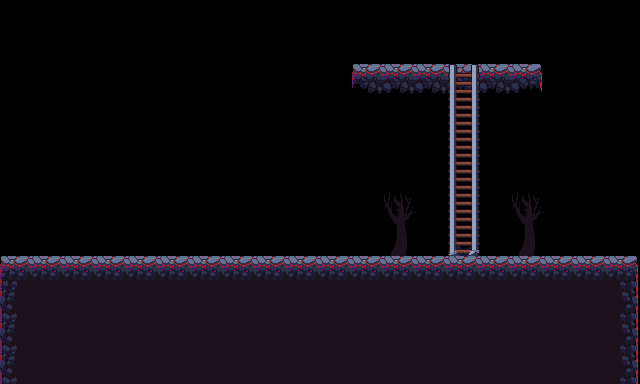

The image is a tile-based game level rendered from a .tmx file. Its description and complete source (layers, tilesets, objects, tile grids) follow:
An orthogonal 20x12 tile map with 32x32 px tiles, 3 tile layers (env, floor, items), 6 tilesets and 6 objects (revivePoint, chest, ladder, finishFlag, hero, ...).

<map version="1.0" tiledversion="1.1.6" orientation="orthogonal" renderorder="right-down" width="20" height="12" tilewidth="32" tileheight="32" infinite="0" nextobjectid="50">
 <tileset firstgid="1" source="food.tsx" />
 <tileset firstgid="9" source="grass.tsx" />
 <tileset firstgid="20" source="ladder.tsx" />
 <tileset firstgid="26" source="rock.tsx" />
 <tileset firstgid="30" source="threes.tsx" />
 <tileset firstgid="34" source="Tileset.tsx" />
 <layer name="env" width="20" height="12">
  <data encoding="csv">
0,0,0,0,0,0,0,0,0,0,0,0,0,0,0,0,0,0,0,0,
0,0,0,0,0,0,0,0,0,0,0,0,0,0,0,0,0,0,0,0,
0,0,0,0,0,0,0,0,0,0,0,0,0,0,0,0,0,0,0,0,
0,0,0,0,0,0,0,0,0,0,0,0,0,0,0,0,0,0,0,0,
0,0,0,0,0,0,0,0,0,0,0,0,0,0,0,0,0,0,0,0,
0,0,0,0,0,0,0,0,0,0,0,0,0,0,0,0,0,0,0,0,
0,0,0,0,0,0,0,0,0,0,0,0,0,0,0,0,0,0,0,0,
0,0,0,0,0,0,0,0,0,0,0,0,31,0,0,0,31,0,0,0,
0,0,0,0,0,0,0,0,0,0,0,0,0,0,0,0,0,0,0,0,
0,44,44,44,44,44,44,44,44,44,44,44,44,44,44,44,44,44,44,0,
0,44,44,44,44,44,44,44,44,44,44,44,44,44,44,44,44,44,44,0,
0,44,44,44,44,44,44,44,44,44,44,44,44,44,44,44,44,44,44,0
</data>
 </layer>
 <layer name="floor" width="20" height="12">
  <data encoding="csv">
0,0,0,0,0,0,0,0,0,0,0,0,0,0,0,0,0,0,0,0,
0,0,0,0,0,0,0,0,0,0,0,0,0,0,0,0,0,0,0,0,
0,0,0,0,0,0,0,0,0,0,0,61,62,62,62,63,0,0,0,0,
0,0,0,0,0,0,0,0,0,0,0,0,0,0,0,0,0,0,0,0,
0,0,0,0,0,0,0,0,0,0,0,0,0,0,0,0,0,0,0,0,
0,0,0,0,0,0,0,0,0,0,0,0,0,0,0,0,0,0,0,0,
0,0,0,0,0,0,0,0,0,0,0,0,0,0,0,0,0,0,0,0,
0,0,0,0,0,0,0,0,0,0,0,0,0,0,0,0,0,0,0,0,
34,35,35,35,35,35,35,35,35,35,35,35,35,35,35,35,35,35,35,36,
43,0,0,0,0,0,0,0,0,0,0,0,0,0,0,0,0,0,0,45,
43,0,0,0,0,0,0,0,0,0,0,0,0,0,0,0,0,0,0,45,
43,0,0,0,0,0,0,0,0,0,0,0,0,0,0,0,0,0,0,45
</data>
 </layer>
 <layer name="items" width="20" height="12">
  <data encoding="csv">
0,0,0,0,0,0,0,0,0,0,0,0,0,0,0,0,0,0,0,0,
0,0,0,0,0,0,0,0,0,0,0,0,0,0,0,0,0,0,0,0,
0,0,0,0,0,0,0,0,0,0,0,61,0,0,25,62,63,0,0,0,
0,0,0,0,0,0,0,0,0,0,0,0,0,0,21,0,0,0,0,0,
0,0,0,0,0,0,0,0,0,0,0,0,0,0,21,0,0,0,0,0,
0,0,0,0,0,0,0,0,0,0,0,0,0,0,21,0,0,0,0,0,
0,0,0,0,0,0,0,0,0,0,0,0,0,0,21,0,0,0,0,0,
0,0,0,0,0,0,0,0,0,0,0,0,0,0,23,0,0,0,0,0,
0,0,0,0,0,0,0,0,0,0,0,0,0,0,0,0,0,0,0,0,
0,0,0,0,0,0,0,0,0,0,0,0,0,0,0,0,0,0,0,0,
0,0,0,0,0,0,0,0,0,0,0,0,0,0,0,0,0,0,0,0,
0,0,0,0,0,0,0,0,0,0,0,0,0,0,0,0,0,0,0,0
</data>
 </layer>
 <objectgroup name="obj">
  <object id="3" name="revivePoint" x="78.33" y="256.053" width="9.125" height="7.125">
   <properties>
    <property name="kind" value="revivePoint" />
    <property name="prefab" value="vol_revivepoint" />
   </properties>
  </object>
  <object id="47" name="chest" x="428.542" y="64.1212">
   <properties>
    <property name="items" value="[[&quot;10000101&quot;,67,[9,17]],[&quot;10000102&quot;,20,[5,7]],[&quot;10000002&quot;,13],[&quot;10001002&quot;,5]]" />
    <property name="keyCount" type="int" value="3" />
    <property name="kind" value="TreasureBox" />
    <property name="prefab" value="vol_mh_chest" />
   </properties>
   <ellipse />
  </object>
  <object id="48" name="ladder" x="464.144" y="64.1818">
   <properties>
    <property name="kind" value="ladder" />
    <property name="prefab" value="trigger_ladder_down" />
   </properties>
  </object>
  <object id="49" name="finishFlag" x="588" y="255.909">
   <properties>
    <property name="kind" value="finishFlag" />
    <property name="prefab" value="finish" />
   </properties>
  </object>
 </objectgroup>
 <objectgroup name="born">
  <object id="1" name="hero" x="122.438" y="239.666" width="10.1457" height="9.7851">
   <properties>
    <property name="kind" value="hero" />
   </properties>
  </object>
  <object id="33" name="skeleton" x="341.444" y="256.088" width="16.4456" height="11.0359">
   <properties>
    <property name="kind" value="mob" />
    <property name="mob" value="skeleton" />
   </properties>
  </object>
 </objectgroup>
</map>
